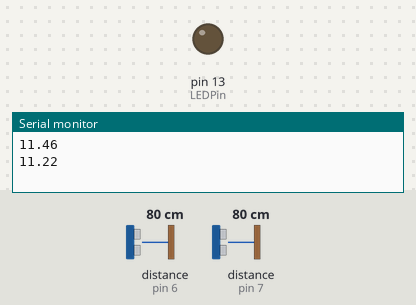
The sketch below on a simulated Arduino Uno, built with avr-gcc and run on an emulated ATmega328P. Shown: output pins drawn as LEDs (lit = HIGH), the last lines printed to the serial monitor. Wiring (inferred from the names in the program): 2 × ultrasonic range finder: trigger pin 8, echo pin 7 / trigger pin 9, echo pin 6. The inputs (shaded band) are chosen by the test bench; at power-on: distance to the obstacle (sensors on pin 6, pin 7) 80 cm. The echo pulse lasts 58.3 µs per cm; pins used as bus, display or sensor lines are not drawn.

Above: at 10.9 s.
11.0 s: distance to the obstacle (sensor on pin 6) set to 13 cm
21.4 s: distance to the obstacle (sensor on pin 6) set to 10 cm
At 30.7 s:
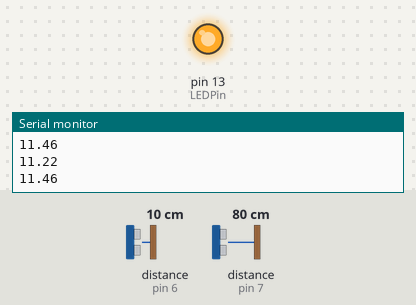
31.8 s: distance to the obstacle (sensor on pin 6) set to 18 cm
At 33.1 s:
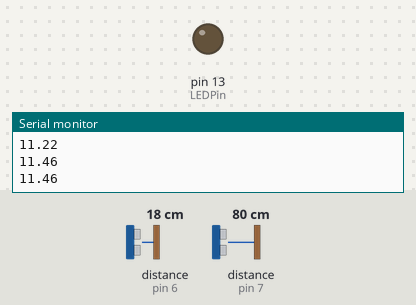
41.9 s: distance to the obstacle (sensor on pin 6) set to 2 cm
At 43.2 s:
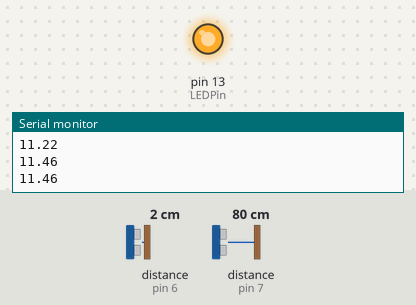
Timing chart, 0 to 44.9 s (numbered marks = the images above; inputs shaded):
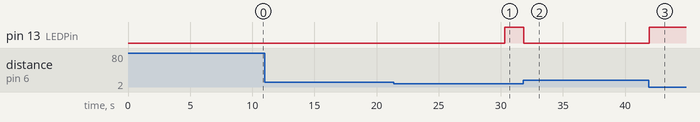

The sketch:

HCSR04_dual.ino
```cpp
// POINT 1
#define echoPin1 6 // Echo Pin
#define trigPin1 9 // Trigger Pin

// POINT 2
#define echoPin2 7 // Echo Pin
#define trigPin2 8 // Trigger Pin
#define LEDPin 13 // Onboard LED


int maximumRange = 98; // Maximum range needed
int minimumRange = 10; // Minimum range needed
long duration, distance;
long leg_distance = 550;
unsigned long TRIGGER_TIME, FINISH_TIME; // Duration used to calculate distance
float runner_speed;
boolean TRIGGERED = false;

void setup() {
 Serial.begin (9600);
 pinMode(trigPin1, OUTPUT);
 pinMode(echoPin1, INPUT);
 pinMode(trigPin2, OUTPUT);
 pinMode(echoPin2, INPUT);
 pinMode(LEDPin, OUTPUT); // Use LED indicator (if required)
}

void loop() {
/* The following trigPin/echoPin cycle is used to determine the
 distance of the nearest object by bouncing soundwaves off of it. */
 digitalWrite(trigPin1, LOW);
 delayMicroseconds(2);

 digitalWrite(trigPin1, HIGH);
 delayMicroseconds(10);

 digitalWrite(trigPin1, LOW);
 duration = pulseIn(echoPin1, HIGH);

 //Calculate the distance (in cm) based on the speed of sound.
 distance = duration/58.2;

 if (distance >= maximumRange || distance <= minimumRange){
 /* Send a negative number to computer and Turn LED ON
 to indicate "out of range" */
 digitalWrite(LEDPin, HIGH);
 bool TRIGGERED = false;
 }
 else {
 /* Send the distance to the computer using Serial protocol, and
 turn LED OFF to indicate successful reading.
 Serial.println(distance);*/
 digitalWrite(LEDPin, LOW);
 TRIGGERED = !TRIGGERED;
 TRIGGER_TIME = millis();
 delay(43);
 }

 while (TRIGGERED == true){
   //POINT2:
   digitalWrite(trigPin2, LOW);
   delayMicroseconds(2);

   digitalWrite(trigPin2, HIGH);
   delayMicroseconds(10);

   digitalWrite(trigPin2, LOW);
   duration = pulseIn(echoPin2, HIGH);

   //Calculate the distance (in cm) based on the speed of sound.
   distance = duration/58.2;

   if (distance >= maximumRange || distance <= minimumRange){
   /* Send a negative number to computer and Turn LED ON
   to indicate "out of range" */
   digitalWrite(LEDPin, HIGH);
   }
   else {
   /* Send the distance to the computer using Serial protocol, and
   turn LED OFF to indicate successful reading.
   Serial.println(distance); */
   digitalWrite(LEDPin, LOW);
   FINISH_TIME = millis();
   runner_speed = (float)(leg_distance)/(FINISH_TIME - TRIGGER_TIME);
   Serial.println(runner_speed);
   TRIGGERED = !TRIGGERED;
   delay(10000);
   }
 }
 //Delay 50ms before next reading.
 delay(50);
}
```

Measured:
- the behaviour switches between 12 and 11 cm on distance to the obstacle (sensor on pin 6) (found by bisection; images 0 and 1)
- after the input at 21.4 s, pin 13 (LEDPin): LOW → HIGH after 8.9 s
- after the input at 31.8 s, pin 13 (LEDPin): HIGH → LOW at once
- after the input at 41.9 s, pin 13 (LEDPin): LOW → HIGH at once
